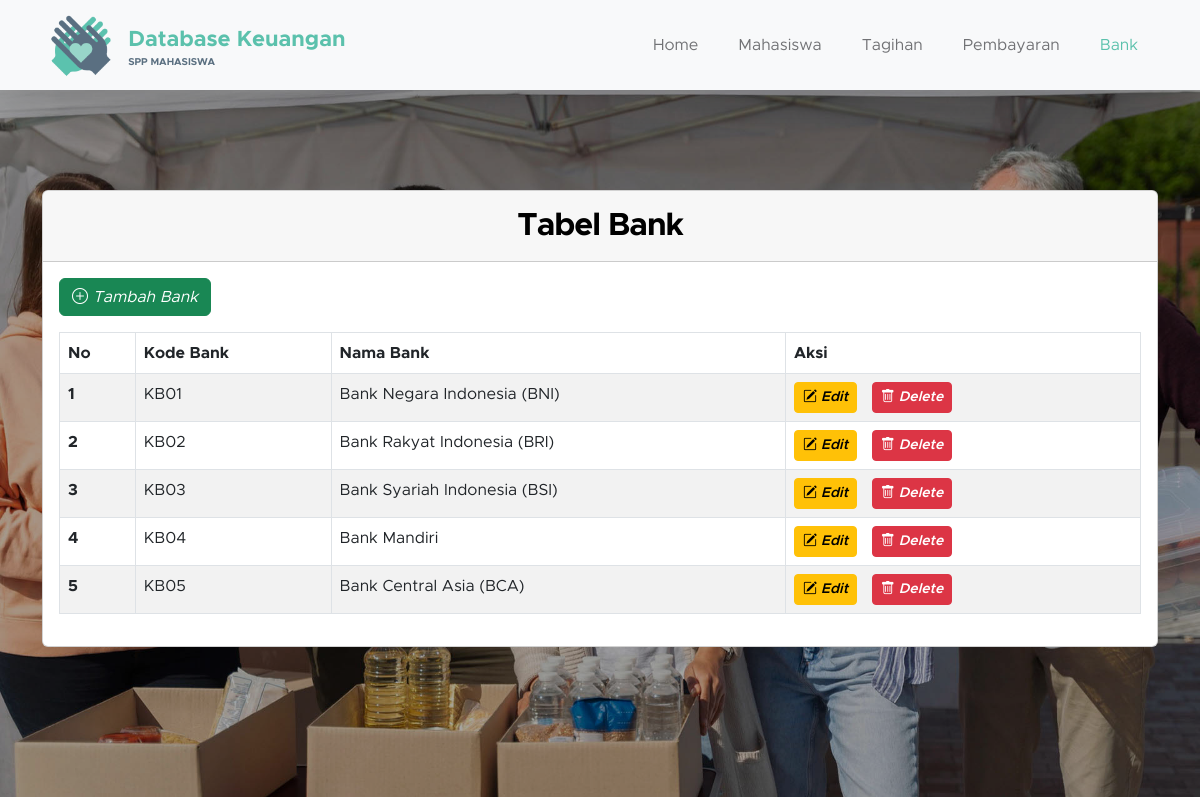
Screenshot of /bank.php with the database file from the repository.
### tables this page shows
CREATE TABLE `tbl_bank` (
  `nama_bank` varchar(32) NOT NULL,
  `kode_bank` varchar(32) NOT NULL
);

### bank.php (the view, shortened to what this page needs)
<!doctype html>
<html lang="en">
<head>
    <link href="css/bootstrap.min.css" rel="stylesheet">
    <link href="css/bootstrap-icons.css" rel="stylesheet">
    <link href="css/templatemo-kind-heart-charity.css" rel="stylesheet">
</head>
<body id="section_1">
    <nav class="navbar navbar-expand-lg bg-light shadow-lg">
        <div class="container">
            <a class="navbar-brand" href="home.php">
                <img src="images/logo.png" class="logo img-fluid" alt="Database Keuangan">
                <span>
                    Database Keuangan
                    <small>SPP Mahasiswa</small>
                </span>
            </a>
            <div class="collapse navbar-collapse" id="navbarNav">
                <ul class="navbar-nav ms-auto">
                    <li class="nav-item">
                        <a class="nav-link" href="home.php">Home</a>
                    </li>
                    <li class="nav-item">
                        <a class="nav-link" href="mahasiswa.php">Mahasiswa</a>
                    </li>
                    <li class="nav-item">
                        <a class="nav-link" href="tagihan.php">Tagihan</a>
                    </li>
                    <li class="nav-item">
                        <a class="nav-link" href="pembayaran.php">Pembayaran</a>
                    </li>
                    <li class="nav-item">
                        <a class="nav-link active" href="bank.php">Bank</a>
                    </li>
                </ul>
            </div>
        </div>
    </nav>
    <main>
        <section class="donate-section" style="padding-top: 100px;">
            <div class="container">
                <div class="col-lg-12">
                    <div class="card">
                        <div class="card-header">
                            <h3 class="card-title" align="center" style="margin-top: 8px;"><strong>Tabel Bank</strong></h3>
                        </div>
                        <div align="left" style="padding: 1em; padding-bottom: 0;">
                            <a href="src/bank/create_bank.php" class="btn btn-success" role="button" aria-disabled="true">
                                <i class="bi bi-plus-circle"> Tambah Bank</i></a>
                        </div>
                        <div class="card-body">
                            <div class="table-responsive">
                                <table class="table table-bordered table-striped verticle-middle table-responsive-sm">
                                    <thead>
                                        <tr>
                                            <th scope="col">No</th>
                                            <th scope="col">Kode Bank</th>
                                            <th scope="col">Nama Bank</th>
                                            <th scope="col">Aksi</th>
                                        </tr>
                                    </thead>
                                    <tbody>
                                        <?php
                                        require 'connection.php';
                                        $hasil = mysqli_query($koneksi, "SELECT * FROM tbl_bank")
                                        ?>
                                        <?php
                                        $no = 1;
                                        while ($data = mysqli_fetch_array($hasil)) {
                                            echo "<tr>";
                                            echo "<th>" . $no . "</th>";
                                            echo "<td>" . $data['kode_bank'] . "</td>";
                                            echo "<td>" . $data['nama_bank'] . "</td>";
                                            echo "<td>
                                            <a href='src/bank/edit_bank.php?kode_bank=$data[kode_bank]' class='btn btn-warning btn-sm' style='font-weight: 600; margin-right: 10px;'><i class='bi bi-pencil-square'> Edit</i></a>
                                            <a href='src/bank/delete_bank.php?kode_bank=$data[kode_bank]' class='btn btn-danger btn-sm' style='font-weight: 600; margin-right: 10px;'><i class='bi bi-trash'> Delete</i></a>
                                            </td>";
                                            echo "</tr>";
                                            $no++;
                                        }
                                        ?>
                                    </tbody>
                                </table>
                            </div>
                        </div>
                    </div>
                </div>
            </div>
        </section>
    </main>
</body>
</html>

### css/templatemo-kind-heart-charity.css (style rules this page uses)
:root { --white-color: #ffffff; --primary-color: #5bc1ac; --secondary-color: #5a6f80; --section-bg-color: #f0f8ff; --site-footer-bg-color: #44525d; --custom-btn-bg-color: #597081; --custom-btn-bg-hover-color: #5bc1ac; --dark-color: #000000; --p-color: #717275; --border-color: #e9eaeb; --body-font-family: 'Metropolis', sans-serif; --h1-font-size: 52px; --h2-font-size: 46px; --h3-font-size: 32px; --h4-font-size: 28px; --h5-font-size: 24px; --h6-font-size: 22px; --p-font-size: 16px; --btn-font-size: 18px; --copyright-font-size: 14px; --border-radius-large: 100px; --border-radius-medium: 20px; --border-radius-small: 10px; --font-weight-light: 300; --font-weight-normal: 400; --font-weight-semibold: 600; --font-weight-bold: 700; }
body { background-color: var(--white-color); font-family: var(--body-font-family); }
h2, h3, h4, h5, h6 { color: var(--dark-color); }
h1, h2, h3, h4, h5, h6 { font-weight: var(--font-weight-semibold); letter-spacing: -1px; }
h3 { font-size: var(--h3-font-size); }
ul li { color: var(--p-color); font-size: var(--p-font-size); font-weight: var(--font-weight-normal); }
a, button { touch-action: manipulation; transition: all 0.3s; }
a { color: var(--p-color); text-decoration: none; }
b, strong { font-weight: var(--font-weight-bold); }
.section-overlay + .container { position: relative; }
.navbar { background: var(--white-color); z-index: 9; padding-top: 0; padding-bottom: 0; }
.navbar-brand { color: var(--primary-color); font-size: var(--h6-font-size); font-weight: var(--font-weight-bold); }
.navbar-brand span { display: inline-block; vertical-align: middle; }
.navbar-brand small { color: var(--secondary-color); display: block; font-size: 10px; line-height: normal; text-transform: uppercase; }
.logo { width: 80px; height: auto; }
.navbar-expand-lg .navbar-nav .nav-link { margin-right: 0; margin-left: 0; padding: 20px; }
.navbar-nav .nav-link { display: inline-block; color: var(--p-color); font-size: var(--p-font-size); font-weight: var(--font-weight-medium); position: relative; padding-top: 15px; padding-bottom: 15px; }
.navbar-nav .nav-link.active, .navbar-nav .nav-link:hover { background: transparent; color: var(--primary-color); }
.donate-section { background-image: url('../images/different-people-doing-volunteer-work.jpg'); background-repeat: no-repeat; background-position: center; background-size: cover; position: relative; padding-top: 150px; padding-bottom: 150px; }

### rows the page displays
tbl_bank: kode_bank "KB01", nama_bank "Bank Negara Indonesia (BNI)"
tbl_bank: kode_bank "KB02", nama_bank "Bank Rakyat Indonesia (BRI)"
tbl_bank: kode_bank "KB03", nama_bank "Bank Syariah Indonesia (BSI)"
tbl_bank: kode_bank "KB04", nama_bank "Bank Mandiri"
tbl_bank: kode_bank "KB05", nama_bank "Bank Central Asia (BCA)"
